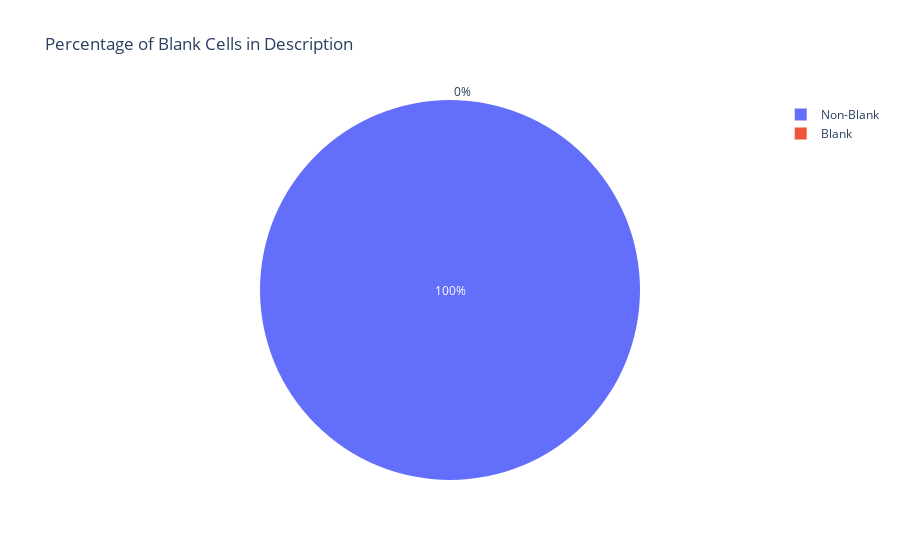

Source (notebook cell):
### Code cell
blank_percentage = X_train['description'].isna().mean() * 100
non_blank_percentage = 100 - blank_percentage
fig = px.pie(
    names=['Blank', 'Non-Blank'],
    values=[blank_percentage, non_blank_percentage],
    title='Percentage of Blank Cells in Description'
)
fig.show()

### Figure 1 — Plotly figure (JSON) as saved in the notebook; plotly's stock layout.template omitted (floating-point values rounded to 4 significant figures)
{"data": [{"domain": {"x": [0, 1], "y": [0, 1]}, "hovertemplate": "label=%{label}<br>value=%{value}<extra></extra>", "labels": ["Blank", "Non-Blank"], "legendgroup": "", "name": "", "showlegend": true, "type": "pie", "values": [0, 100]}], "layout": {"legend": {"tracegroupgap": 0}, "title": {"text": "Percentage of Blank Cells in Description"}}}
